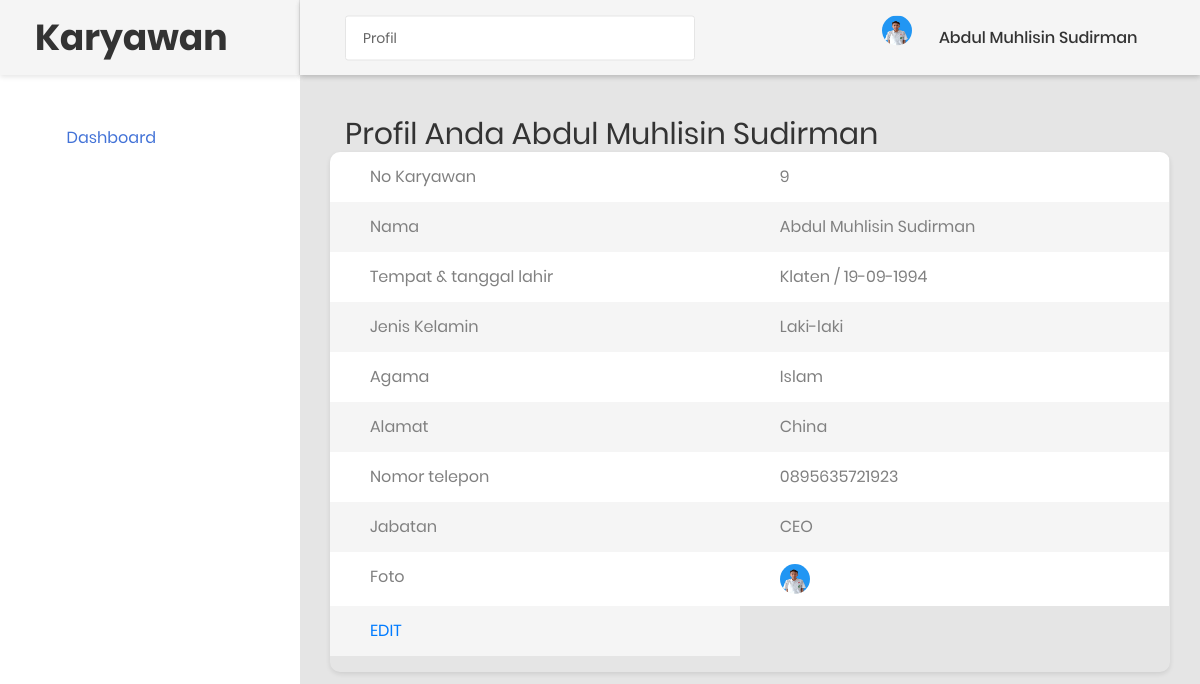
/karyawan/index.php?m=karyawan&s=profil (signed in), run on the app's committed database.
### tables this page shows
CREATE TABLE `tb_karyawan` (
  `id_karyawan` int(11) NOT NULL,
  `username` varchar(50) NOT NULL,
  `password` varchar(50) NOT NULL,
  `nama` varchar(255) NOT NULL,
  `tmp_tgl_lahir` varchar(255) NOT NULL,
  `jenkel` varchar(255) NOT NULL,
  `agama` varchar(255) NOT NULL,
  `alamat` text NOT NULL,
  `no_tel` varchar(18) NOT NULL,
  `jabatan` varchar(255) NOT NULL,
  `foto` varchar(50) NOT NULL
);

### karyawan/modul/karyawan/profil.php (the view, shortened to what this page needs)
<!DOCTYPE html>
<html lang="en">
<head>
    <link href="css/font-face.css" rel="stylesheet" media="all">
    <link href="vendor/font-awesome-4.7/css/font-awesome.min.css" rel="stylesheet" media="all">
    <link href="vendor/font-awesome-5/css/fontawesome-all.min.css" rel="stylesheet" media="all">
    <link href="vendor/mdi-font/css/material-design-iconic-font.min.css" rel="stylesheet" media="all">
    <link href="vendor/bootstrap-4.1/bootstrap.min.css" rel="stylesheet" media="all">
    <link href="vendor/animsition/animsition.min.css" rel="stylesheet" media="all">
    <link href="vendor/bootstrap-progressbar/bootstrap-progressbar-3.3.4.min.css" rel="stylesheet" media="all">
    <link href="vendor/wow/animate.css" rel="stylesheet" media="all">
    <link href="vendor/css-hamburgers/hamburgers.min.css" rel="stylesheet" media="all">
    <link href="vendor/slick/slick.css" rel="stylesheet" media="all">
    <link href="vendor/select2/select2.min.css" rel="stylesheet" media="all">
    <link href="vendor/perfect-scrollbar/perfect-scrollbar.css" rel="stylesheet" media="all">
    <link href="css/theme.css" rel="stylesheet" media="all">
</head>
<body class="animsition" >
    <div class="page-wrapper">
        <aside class="menu-sidebar d-none d-lg-block">
            <div class="logo">
                <a href="?m=awal">
                    <h1>Karyawan</h1>
                </a>
            </div>
            <div class="menu-sidebar__content js-scrollbar1">
                <nav class="navbar-sidebar">
                    <ul class="list-unstyled navbar__list">
                        <li class="active has-sub">
                            <a class="js-arrow" href="?m=awal">
                                <i class="fas fa-tachometer-alt"></i>Dashboard</a>
                        </li>
                    </ul>
                </nav>
            </div>
        </aside>
        <div class="page-container">
            <header class="header-desktop">
                <div class="section__content section__content--p30">
                    <div class="container-fluid">
                        <div class="header-wrap">
                            <form class="form-header" action="" method="POST">
                                <input class="au-input au-input--xl" type="text" name="search" value="Profil" readonly="" />
                            </form>
                            <div class="header-button">
                                 <?php
                                    $id = $_SESSION['idsi'];
                                    include '../koneksi.php';
                                    $sql = "SELECT * FROM tb_karyawan WHERE id_karyawan = '$id'";
                                    $query = mysqli_query($koneksi, $sql);
                                    $r = mysqli_fetch_array($query);
                                     ?>
                                <div class="account-wrap">
                                    <div class="account-item clearfix js-item-menu">
                                        <div class="image">
                                            <img src="../images/08052024173637WhatsApp Image 2024-05-08 at 22.31.25_19be1631.jpg" alt="" style="width: 30px; height: 30px; vertical-align: middle; margin-right: 5px; border-radius: 15px;">
                                        </div>
                                        <div class="content">
                                            <a class="js-acc-btn" href="#"><?php echo $r['nama']; ?></a>
                                        </div>
                                </div>
                            </div>
                            </div>
                        </div>
                    </div>
                </div>
            </header>
            <div class="main-content">
                <div class="section__content section__content--p30">
                    <div class="container-fluid">
                        <div class="row">
                            <div class="col-md-12">
                                <div class="overview-wrap">
                                    <h2 class="title-1" style="text-align: center;">Profil anda <?php echo $_SESSION['namasi']; ?></h2>
                                </div>
                            </div>
                        </div>
                        <div class="row">
                           <div class="table-responsive table--no-card m-b-30">
                            <form action="modul/karyawan/keterangan_sv.php" method="post" enctype="multipart/form-data">
                                <div class="form-group">
                                	<?php
                                	$id = $_SESSION['idsi'];
                                	include 'koneksi.php';
                                	$sql = "SELECT * FROM tb_karyawan WHERE id_karyawan = '$id'";
                                	$query = mysqli_query($koneksi, $sql);
                                	$r = mysqli_fetch_array($query);
                                	 ?>
                                <table class="table table-borderless table-striped table-earning" >
                                        <tbody>
                                            <tr>
                                                <td>No Karyawan</td>
                                                <td>
                                                <?php echo $r['id_karyawan'];?>
                                            </td>
                                            </tr>
                                            <tr>
                                                <td>Nama</td>
                                                <td><?php echo $r['nama'];?></td>
                                            </tr>
                                            <tr>
                                            	<td>Tempat & tanggal lahir</td>
                                            	<td><?php echo $r['tmp_tgl_lahir'];?></td>
                                            </tr>
                                            <TR>
                                            	<td>Jenis Kelamin</td>
                                            	<td><?php echo $r['jenkel'];?></td>
                                            </TR>
                                             <tr>
                                                <td>Agama</td>
                                                <td><?php echo $r['agama'];?></td>
                                            </tr>
                                           <tr>
                                              <td>Alamat</td>
                                              <td><?php echo $r['alamat'];?></td>
                                           </tr>
                                           <tr>
                                           	<td>Nomor telepon</td>
                                           	<td><?php echo $r['no_tel'];?></td>
                                           </tr>
                                           <tr>
                                           	<td>Jabatan</td>
                                           	<td><?php echo $r['jabatan'];?> </td>
                                           </tr>
                                           <tr>
                                           	<td>Foto</td>
                                           	<td>
                                                <img src="../images/08052024173637WhatsApp Image 2024-05-08 at 22.31.25_19be1631.jpg" alt="" style="width: 30px; height: 30px; vertical-align: middle; margin-right: 5px; border-radius: 15px;">
                                           </tr>
                                            <tr>
                                                <td><a href="?m=karyawan&s=edit&id_karyawan=<?php echo $id;?>">EDIT</a></td>
                                            </tr>
                                      </tbody>
                                    </table>
                                        </div>
                            </form>
                                </div>
                        </div>
                        <div class="header-desktop">
                            <div class="col-md-12">
                                <div class="copyright">
                                    <p>Copyright © 2018 Colorlib. All rights reserved. Template by <a href="https://colorlib.com">Colorlib</a>.</p>
                                </div>
                            </div>
                        </div>
                    </div>
                </div>
            </div>
        </div>
    </div>
</body>
</html>

### data on the page
tb_karyawan: nama "Abdul Muhlisin Sudirman", id_karyawan "9", tmp_tgl_lahir "Klaten / 19-09-1994", jenkel "Laki-laki", agama "Islam", alamat "China", no_tel "0895635721923", jabatan "CEO"

### other printed values
$_SESSION['namasi'] "Abdul Muhlisin Sudirman"
